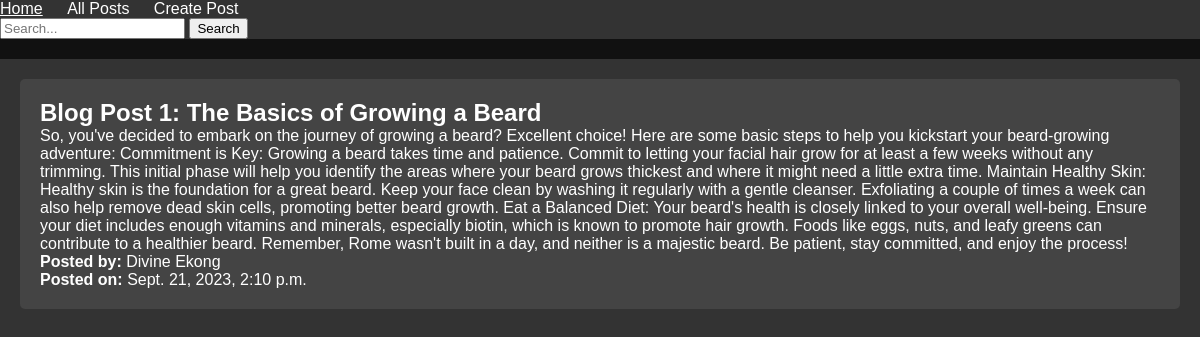
Screenshot of /post/3/ with the database file from the repository.
### blog/models.py (models this page shows, shortened)
class Post(models.Model):
    title = models.CharField(max_length=50)
    content = models.TextField(max_length=1000000)
    author = models.CharField(max_length=500)
    timestamp = models.DateTimeField(auto_now_add=True)
    categories = models.CharField(max_length=100, blank=True)
    tags = models.CharField(max_length=100, blank=True)

### blog/views.py (the view)
# urls.py: path('post/<str:pk>/', views.post, name="post"),
def post(request, pk):
    blogpost = Post.objects.get(id=pk)
    context = {'blogpost': blogpost}
    return render(request, 'blog/post.html', context)

### blog/templates/blog/post.html (shortened to what this page needs)
{% extends 'base.html' %}
{% load static %}
{% block content %}
    <div class="container mt-4">
        <div class="row">
            <div class="col-md-8 offset-md-2">
                <article class="single-post">
                    <h2 class="mb-3">{{ blogpost.title }}</h2>
                    <p class="mb-4">{{ blogpost.content }}</p>
                    <p>
                        <strong>Posted by:</strong> {{ blogpost.author }}
                        <br>
                        <strong>Posted on:</strong> {{ blogpost.timestamp }}
                    </p>
                </article>
            </div>
        </div>
    </div>
{% endblock %}

### blog/static/css/main.css (style rules this page uses)
body, h1, h2, h3, p, ul, li { margin: 0; padding: 0; }
body { font-family: Arial, sans-serif; background-color: #333; color: #fff; }

### rows the page displays
Post: title "Blog Post 1: The Basics of Growing a Beard", content "So, you've decided to embark on the journey of growing a beard? Excellent choice! Here are some basic steps to help you kickstart your beard-growing adventure: Commitment is Key: Growing a beard takes time and patience. Commit to letting your facial hair grow for at least a few weeks without any trimming. This initial phase will help you identify the areas where your beard grows thickest and where it might need a little extra time. Maintain Healthy Skin: Healthy skin is the foundation for a great beard. Keep your face clean by washing it regularly with a gentle cleanser. Exfoliating a couple of times a week can also help remove dead skin cells, promoting better beard growth. Eat a Balanced…", author "Divine Ekong", timestamp "Sept. 21, 2023, 2:10 p.m."
